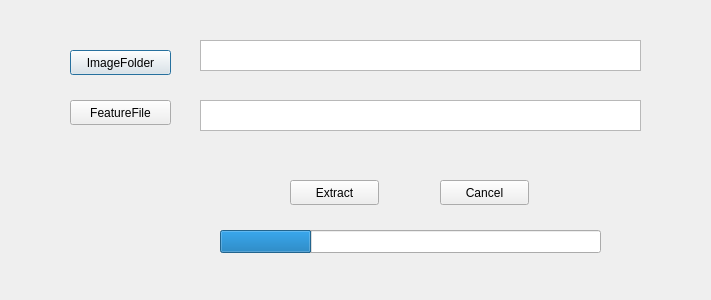
<?xml version="1.0" encoding="UTF-8"?>
<ui version="4.0">
 <class>dlg2</class>
 <widget class="QDialog" name="dlg2">
  <property name="geometry">
   <rect>
    <x>0</x>
    <y>0</y>
    <width>711</width>
    <height>300</height>
   </rect>
  </property>
  <property name="windowTitle">
   <string>Extract Features</string>
  </property>
  <widget class="QProgressBar" name="progressBar">
   <property name="geometry">
    <rect>
     <x>220</x>
     <y>230</y>
     <width>381</width>
     <height>23</height>
    </rect>
   </property>
   <property name="value">
    <number>24</number>
   </property>
   <property name="textVisible">
    <bool>false</bool>
   </property>
  </widget>
  <widget class="QTextEdit" name="imgsPath_te">
   <property name="geometry">
    <rect>
     <x>200</x>
     <y>40</y>
     <width>441</width>
     <height>31</height>
    </rect>
   </property>
  </widget>
  <widget class="QTextEdit" name="feature_te">
   <property name="geometry">
    <rect>
     <x>200</x>
     <y>100</y>
     <width>441</width>
     <height>31</height>
    </rect>
   </property>
  </widget>
  <widget class="QPushButton" name="imgs_btn">
   <property name="geometry">
    <rect>
     <x>70</x>
     <y>50</y>
     <width>101</width>
     <height>25</height>
    </rect>
   </property>
   <property name="text">
    <string>ImageFolder</string>
   </property>
  </widget>
  <widget class="QPushButton" name="features_btn">
   <property name="geometry">
    <rect>
     <x>70</x>
     <y>100</y>
     <width>101</width>
     <height>25</height>
    </rect>
   </property>
   <property name="text">
    <string>FeatureFile</string>
   </property>
  </widget>
  <widget class="QPushButton" name="extract_btn">
   <property name="geometry">
    <rect>
     <x>290</x>
     <y>180</y>
     <width>89</width>
     <height>25</height>
    </rect>
   </property>
   <property name="text">
    <string>Extract</string>
   </property>
  </widget>
  <widget class="QPushButton" name="cancel_btn">
   <property name="geometry">
    <rect>
     <x>440</x>
     <y>180</y>
     <width>89</width>
     <height>25</height>
    </rect>
   </property>
   <property name="text">
    <string>Cancel</string>
   </property>
  </widget>
 </widget>
 <resources/>
 <connections/>
</ui>
